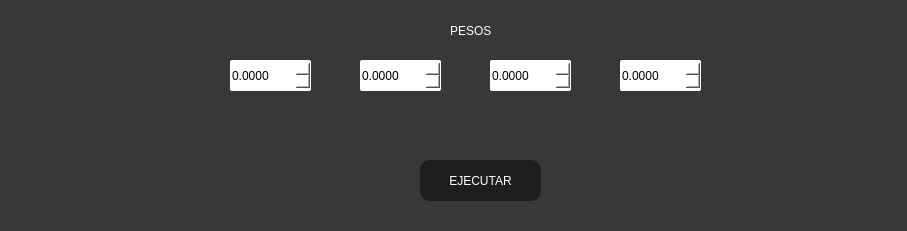
<?xml version="1.0" encoding="UTF-8"?>
<ui version="4.0">
 <class>MainWindow</class>
 <widget class="QMainWindow" name="MainWindow">
  <property name="geometry">
   <rect>
    <x>0</x>
    <y>0</y>
    <width>907</width>
    <height>231</height>
   </rect>
  </property>
  <property name="windowTitle">
   <string>MainWindow</string>
  </property>
  <property name="styleSheet">
   <string notr="true">#centralwidget{
	background-color: qradialgradient(spread:pad, cx:0.5, cy:0.5, radius:0.899, fx:0.5, fy:0.5, stop:0.0597015 rgba(50, 50, 50, 255), stop:1 rgba(83, 83, 83, 255));
}

QLabel{
color: rgb(255, 255, 255);
}</string>
  </property>
  <widget class="QWidget" name="centralwidget">
   <widget class="QWidget" name="widget" native="true">
    <property name="geometry">
     <rect>
      <x>0</x>
      <y>-50</y>
      <width>1191</width>
      <height>651</height>
     </rect>
    </property>
    <property name="styleSheet">
     <string notr="true">border-radius:20px;
background-color: rgb(56, 56, 56);
</string>
    </property>
    <widget class="QLabel" name="label">
     <property name="geometry">
      <rect>
       <x>450</x>
       <y>70</y>
       <width>61</width>
       <height>21</height>
      </rect>
     </property>
     <property name="styleSheet">
      <string notr="true">font: 87 10pt &quot;Segoe UI Black&quot;;
</string>
     </property>
     <property name="text">
      <string>PESOS</string>
     </property>
    </widget>
    <widget class="QDoubleSpinBox" name="spinBox_w0_0">
     <property name="geometry">
      <rect>
       <x>230</x>
       <y>110</y>
       <width>81</width>
       <height>31</height>
      </rect>
     </property>
     <property name="styleSheet">
      <string notr="true">background-color: rgb(255, 255, 255);
border-radius:2px;
font: 75 10pt &quot;MS Shell Dlg 2&quot;;</string>
     </property>
     <property name="decimals">
      <number>4</number>
     </property>
     <property name="maximum">
      <double>100.000000000000000</double>
     </property>
     <property name="singleStep">
      <double>1.000000000000000</double>
     </property>
    </widget>
    <widget class="QDoubleSpinBox" name="spinBox_w0_1">
     <property name="geometry">
      <rect>
       <x>360</x>
       <y>110</y>
       <width>81</width>
       <height>31</height>
      </rect>
     </property>
     <property name="styleSheet">
      <string notr="true">background-color: rgb(255, 255, 255);
border-radius:2px;
font: 75 10pt &quot;MS Shell Dlg 2&quot;;</string>
     </property>
     <property name="decimals">
      <number>4</number>
     </property>
     <property name="maximum">
      <double>100.000000000000000</double>
     </property>
     <property name="singleStep">
      <double>1.000000000000000</double>
     </property>
    </widget>
    <widget class="QDoubleSpinBox" name="spinBox_w0_2">
     <property name="geometry">
      <rect>
       <x>490</x>
       <y>110</y>
       <width>81</width>
       <height>31</height>
      </rect>
     </property>
     <property name="styleSheet">
      <string notr="true">background-color: rgb(255, 255, 255);
border-radius:2px;
font: 75 10pt &quot;MS Shell Dlg 2&quot;;</string>
     </property>
     <property name="decimals">
      <number>4</number>
     </property>
     <property name="maximum">
      <double>100.000000000000000</double>
     </property>
     <property name="singleStep">
      <double>1.000000000000000</double>
     </property>
    </widget>
    <widget class="QLabel" name="label_entrenamiento_red_neuronal">
     <property name="geometry">
      <rect>
       <x>290</x>
       <y>20</y>
       <width>381</width>
       <height>21</height>
      </rect>
     </property>
     <property name="styleSheet">
      <string notr="true">font: 87 12pt &quot;Segoe UI Black&quot;;</string>
     </property>
     <property name="text">
      <string>ENTRENAMIENTO DE RED NEURONAL</string>
     </property>
    </widget>
    <widget class="QDoubleSpinBox" name="spinBox_w0_3">
     <property name="geometry">
      <rect>
       <x>620</x>
       <y>110</y>
       <width>81</width>
       <height>31</height>
      </rect>
     </property>
     <property name="styleSheet">
      <string notr="true">background-color: rgb(255, 255, 255);
border-radius:2px;
font: 75 10pt &quot;MS Shell Dlg 2&quot;;</string>
     </property>
     <property name="decimals">
      <number>4</number>
     </property>
     <property name="maximum">
      <double>100.000000000000000</double>
     </property>
     <property name="singleStep">
      <double>1.000000000000000</double>
     </property>
    </widget>
    <widget class="QLabel" name="label_flowerType">
     <property name="geometry">
      <rect>
       <x>410</x>
       <y>170</y>
       <width>131</width>
       <height>21</height>
      </rect>
     </property>
     <property name="text">
      <string/>
     </property>
     <property name="alignment">
      <set>Qt::AlignCenter</set>
     </property>
    </widget>
    <widget class="QPushButton" name="pushButton_ejecutar">
     <property name="geometry">
      <rect>
       <x>420</x>
       <y>210</y>
       <width>121</width>
       <height>41</height>
      </rect>
     </property>
     <property name="styleSheet">
      <string notr="true">border-radius: 10px;
background-color: rgb(30, 30, 30);
color: rgb(255, 255, 255);
font: 81 8pt &quot;Rockwell Extra Bold&quot;;</string>
     </property>
     <property name="text">
      <string>EJECUTAR</string>
     </property>
    </widget>
   </widget>
  </widget>
 </widget>
 <resources/>
 <connections/>
</ui>
